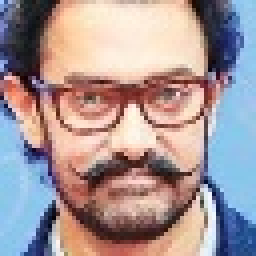
#> input picture data/Aamir_Khan/Aamir_Khan_051.jpg, 64 x 64 px (shown 4 times larger)
$ python -i generate_features.py   (imports and definitions only)
#> lines starting #> are read from the running program, lines starting #| are printed output that depends on the picture
import os
import pickle
from pathlib import Path
from multiprocessing import Pool
from tqdm import tqdm
import numpy as np
import argparse
import warnings
from collections import defaultdict
import tensorflow as tf
from tensorflow.keras.applications import ResNet50
import cv2

# Silence TensorFlow logs
os.environ["TF_CPP_MIN_LOG_LEVEL"] = "2"

# Shared globals for multiprocessing
MODEL = None
FACE_CASCADE = None
VECTOR_SIZE = None

# [21 lines left out: function init_worker, not called in this run]


def detect_and_crop_face(img_array):
    """
    Detect face in image and return cropped face region.
    Returns original image if no face detected.
    """
    global FACE_CASCADE
    import cv2

    # Convert to grayscale for face detection
    gray = cv2.cvtColor(img_array.astype(np.uint8), cv2.COLOR_RGB2GRAY)

    # Detect faces with multiple scale factors for better accuracy
    faces = FACE_CASCADE.detectMultiScale(
        gray,
        scaleFactor=1.1,
        minNeighbors=5,
        minSize=(30, 30),
        flags=cv2.CASCADE_SCALE_IMAGE
    )

    if len(faces) > 0:
        # Get the largest face (most likely the main subject)
        largest_face = max(faces, key=lambda rect: rect[2] * rect[3])
        x, y, w, h = largest_face

        # Add padding around face (15% on each side)
        padding = int(0.15 * max(w, h))
        x1 = max(0, x - padding)
        y1 = max(0, y - padding)
        x2 = min(img_array.shape[1], x + w + padding)
        y2 = min(img_array.shape[0], y + h + padding)

        # Crop to face region
        face_img = img_array[y1:y2, x1:x2]
        return face_img, True

    return img_array, False


# [27 lines left out: function augment_image, not called in this run]


def extract_feature(path_str, use_augmentation=False, use_face_detection=True):
    """
    Load image, detect face, preprocess, and extract ResNet50 feature vector.
    Can optionally use augmentation for more robust features.
    """
#> called with path_str = 'data/Aamir_Khan/Aamir_Khan_051.jpg', use_augmentation = False, use_face_detection = True
    global MODEL, VECTOR_SIZE
    from tensorflow.keras.preprocessing import image as keras_image
    from tensorflow.keras.applications.resnet50 import preprocess_input
    import cv2

    path = Path(path_str)
    if not path.exists():
        return np.zeros((VECTOR_SIZE,), dtype=np.float32)

    try:
        # Load image using OpenCV for better preprocessing
        img_cv = cv2.imread(str(path))
#> img_cv is the input picture: shape (64, 64, 3); mean B, G, R 151.4, 149.8, 166.3
        if img_cv is None:
            return np.zeros((VECTOR_SIZE,), dtype=np.float32)

        img_cv = cv2.cvtColor(img_cv, cv2.COLOR_BGR2RGB)

        # Face detection and cropping
        face_detected = False
        if use_face_detection:
            img_cv, face_detected = detect_and_crop_face(img_cv)
#> in detect_and_crop_face, `gray = cv2.cvtColor(img_array.astype(np.uint8), cv2.COLOR_RGB2GRAY)`:
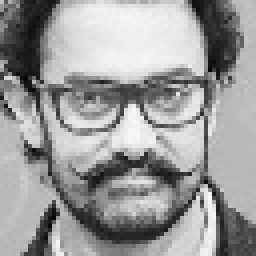
#> gray: shape (64, 64) (shown 4 times larger); min 4, max 249, mean 154.9

        # Resize to target size
        img_resized = cv2.resize(img_cv, (224, 224), interpolation=cv2.INTER_LANCZOS4)

        features_list = []

        if use_augmentation:
            # Generate augmented versions
            augmented_images = augment_image(img_resized)

            for aug_img in augmented_images:
                arr = np.expand_dims(aug_img, axis=0)
                arr = preprocess_input(arr.astype(np.float32))
                feat = MODEL(arr, training=False).numpy().flatten().astype(np.float32)
                features_list.append(feat)

            # Average all augmented features
            feat = np.mean(features_list, axis=0).astype(np.float32)
        else:
            # Single feature extraction
            arr = np.expand_dims(img_resized, axis=0)
            arr = preprocess_input(arr.astype(np.float32))
            feat = MODEL(arr, training=False).numpy().flatten().astype(np.float32)

        # L2 normalization for cosine similarity
        norm = np.linalg.norm(feat)
        if norm > 0:
            feat /= norm

        return feat

    except Exception as e:
        print(f"⚠️ Error processing {path.name}: {e}")
#> (the run stopped early here; a loop or call above may not have finished)

$ run again, on data/Abhishek_Bachchan/Abhishek_Bachchan_016.jpg
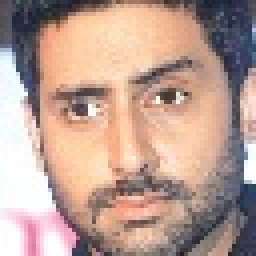
#> input picture data/Abhishek_Bachchan/Abhishek_Bachchan_016.jpg, 64 x 64 px (shown 4 times larger)
#> in extract_feature, img_cv is the input picture: shape (64, 64, 3); mean B, G, R 147, 158.3, 187
#> in detect_and_crop_face, `gray = cv2.cvtColor(img_array.astype(np.uint8), cv2.COLOR_RGB2GRAY)`:
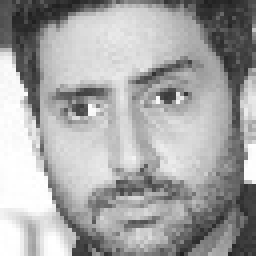
#> gray: shape (64, 64) (shown 4 times larger); min 32, max 255, mean 165.6

$ run again, on data/Adam_Sandler/000011.jpg
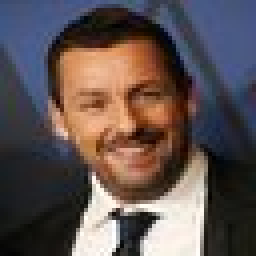
#> input picture data/Adam_Sandler/000011.jpg, 64 x 64 px (shown 4 times larger)
#> in extract_feature, img_cv is the input picture: shape (64, 64, 3); mean B, G, R 80.7, 82, 94.5
#> in detect_and_crop_face, `gray = cv2.cvtColor(img_array.astype(np.uint8), cv2.COLOR_RGB2GRAY)`:
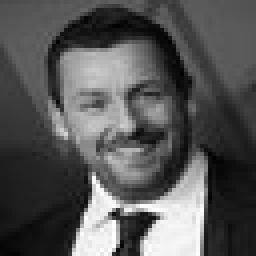
#> gray: shape (64, 64) (shown 4 times larger); min 0, max 255, mean 85.6

$ run again, on data/Adam_Sandler/000017.jpg
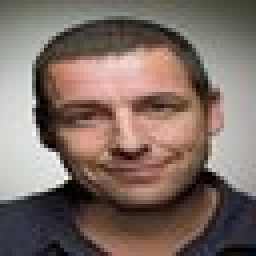
#> input picture data/Adam_Sandler/000017.jpg, 64 x 64 px (shown 4 times larger)
#> in extract_feature, img_cv is the input picture: shape (64, 64, 3); mean B, G, R 101.5, 109.1, 126.2
#> in detect_and_crop_face, `gray = cv2.cvtColor(img_array.astype(np.uint8), cv2.COLOR_RGB2GRAY)`:
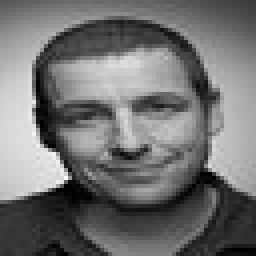
#> gray: shape (64, 64) (shown 4 times larger); min 0, max 250, mean 113.3
